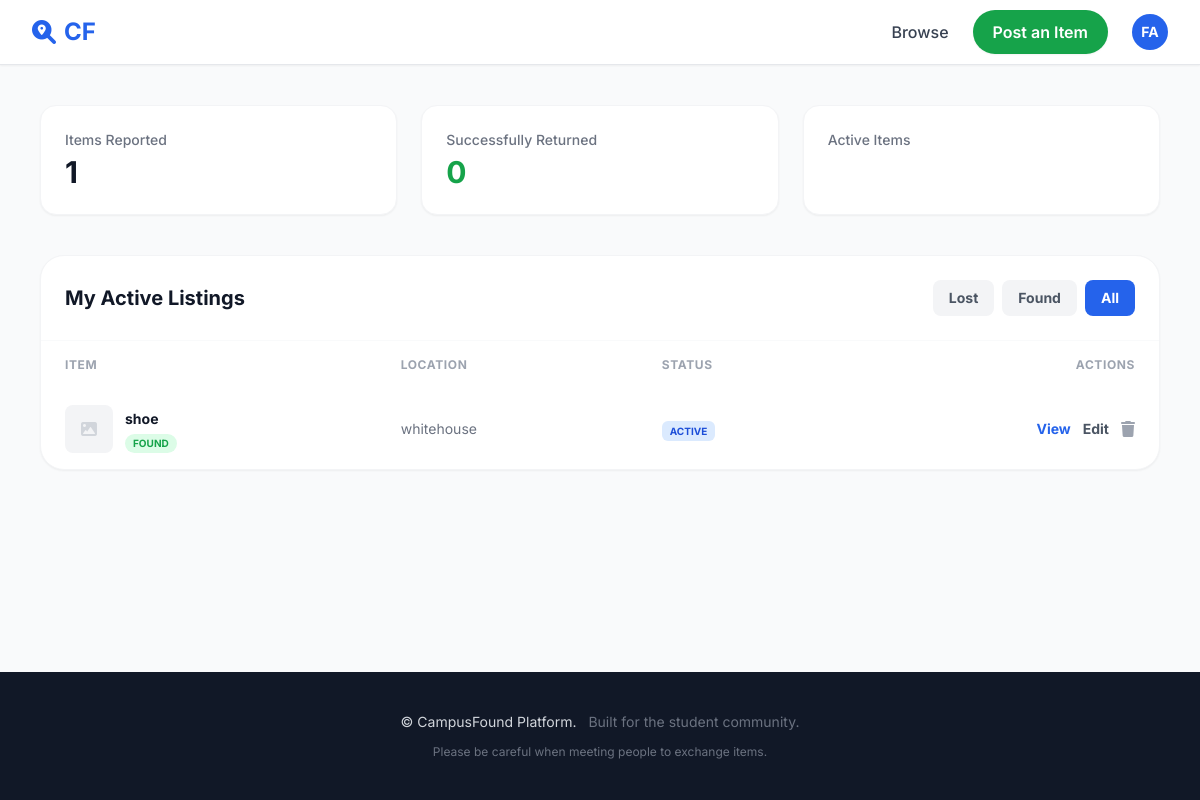
/dashboard/ (signed in), run on an earlier commit of the app's database.
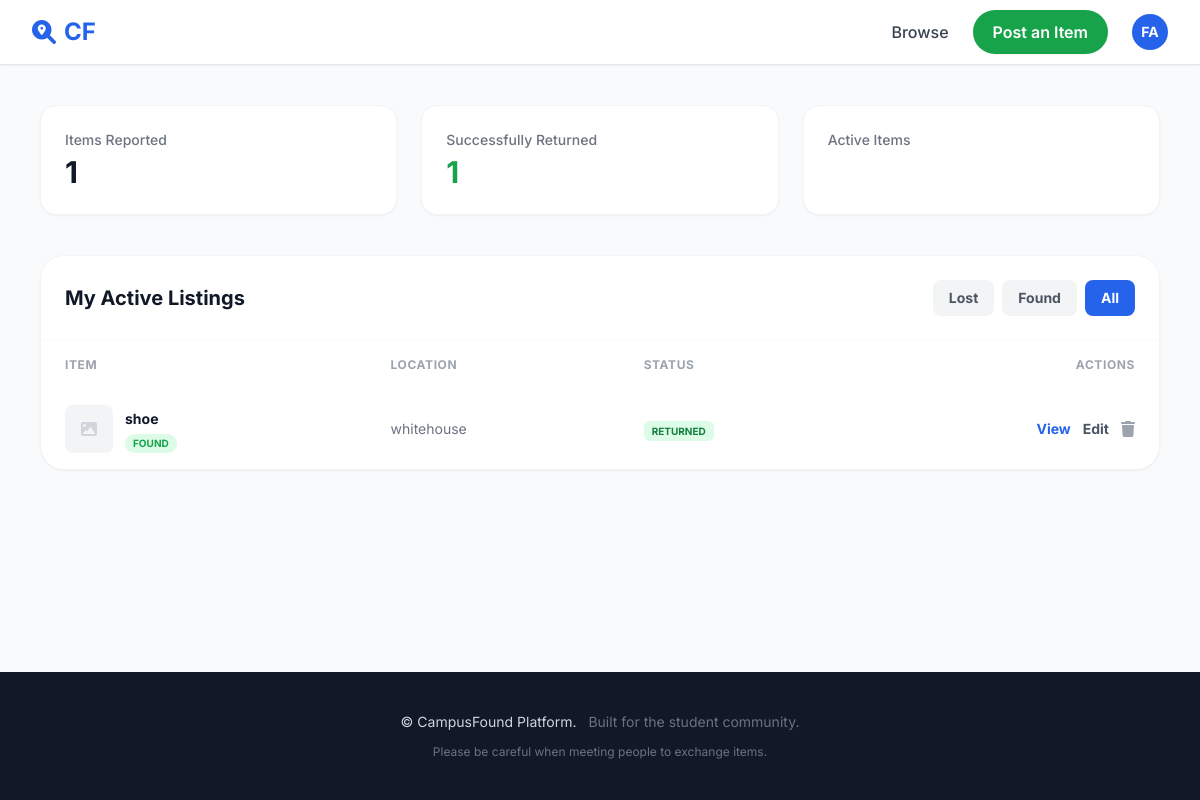
And on a later commit of the database.
### items/models.py (models this page shows, shortened)
class Item(models.Model):
    TYPE_CHOICES = (
        ('found', 'Found'),
        ('lost', 'Lost'),
    )
    CATEGORY_CHOICES = (
        ('Electronics', 'Electronics'),
        ('Keys', 'Keys'),
        ('Books', 'Books'),
        ('Clothing', 'Clothing'),
        ('ID/Cards', 'ID/Cards'),
        ('Bags', 'Bags'),
        ('Other', 'Other'),
    )
    CONTACT_PREFERENCE_CHOICES = (
        ('email', 'Email'),
        ('phone', 'Phone'),
        ('chat', 'In-App Chat'),
    )
    STATUS_CHOICES = (
        ('active', 'Active'),
        ('claimed', 'Claimed'),
        ('returned', 'Returned'),
    )
    poster = models.ForeignKey(User, on_delete=models.CASCADE, related_name='items')
    item_type = models.CharField(max_length=10, choices=TYPE_CHOICES)
    title = models.CharField(max_length=200)
    category = models.CharField(
        max_length=50,
        choices=CATEGORY_CHOICES,
        blank=True,
        null=True,
        help_text="Select a category"
    )
    location = models.CharField(
        max_length=200,
        blank=True,
        help_text="Type the location (e.g. Main Library, Science Cafe...)"
    )
    photo = CloudinaryField(
        'image',
        blank=True,
        null=True,
        resource_type='image',
        folder='campusfound/items',
        help_text="Upload photo of the item"
    )
    description = models.TextField(blank=True)
    created_at = models.DateTimeField(auto_now_add=True)
    date_lost = models.DateField(
        blank=True,
        null=True,
        help_text="When did you lose this item?"
    )
    reward_offered = models.CharField(
        max_length=200,
        blank=True,
        help_text="Optional: e.g. '$20 reward' or 'Coffee on me!'"
    )
    contact_preference = models.CharField(
        max_length=20,
        choices=CONTACT_PREFERENCE_CHOICES,
        default='chat',
        blank=True
    )
    verification_question = models.TextField(
        blank=True,
        help_text="Ask a question only the owner would know"
    )
    contact_info = models.CharField(
        max_length=200,
        blank=True,
        help_text="Optional: your email or WhatsApp number (e.g. whatsapp:+2348012345678)"
    )
    status = models.CharField(
        max_length=20,
        choices=STATUS_CHOICES,
        default='active'
    )
    claimed_by = models.ForeignKey(
        User,
        on_delete=models.SET_NULL,
        null=True,
        blank=True,
        related_name='claimed_items',
        help_text="User who claimed this item"
    )
    class Meta:
        ordering = ['-created_at']

### items/views.py (the view)
# urls.py: path('dashboard/', views.dashboard, name='dashboard'),
@login_required
def dashboard(request):
    filter_type = request.GET.get('filter', 'all')
    my_items = Item.objects.filter(poster=request.user)
    if filter_type in ['lost', 'found']:
        my_items = my_items.filter(item_type=filter_type)
    total_items = Item.objects.filter(poster=request.user).count()
    returned_items = Item.objects.filter(poster=request.user, status='returned').count()
    active_chats = 0  # No chat system anymore
    items_to_review = Item.objects.filter(
        claimed_by=request.user,
        status='returned'
    ).exclude(
        reviews__reviewer=request.user
    )
    context = {
        'my_items': my_items,
        'total_items': total_items,
        'returned_items': returned_items,
        'active_chats': active_chats,
        'current_filter': filter_type,
        'items_to_review': items_to_review,  # NEW
    }
    return render(request, 'dashboard.html', context)

### chats/context_processors.py (called while the page is built)
def unread_messages(request):
    if request.user.is_authenticated:
        conversations = Conversation.objects.filter(
            Q(sender=request.user) | Q(receiver=request.user)
        )
        unread_count = Message.objects.filter(
            conversation__in=conversations,
            is_read=False
        ).exclude(sender=request.user).count()
        return {'unread_messages_count': unread_count}
    return {'unread_messages_count': 0}

### templates/dashboard.html (shortened to what the changed rows need)
{% extends 'base.html' %}
{% block content %}
<main class="max-w-6xl mx-auto px-4 py-10">
    <div class="grid grid-cols-1 md:grid-cols-3 gap-6 mb-10">
        <div class="bg-white p-6 rounded-2xl border border-gray-100 shadow-sm">
            <p class="text-gray-500 text-sm font-medium">Successfully Returned</p>
            <h3 class="text-3xl font-bold mt-1 text-green-600">{{ returned_items }}</h3>
        </div>
    </div>
    <div class="bg-white rounded-3xl border border-gray-100 shadow-sm overflow-hidden">
        <div class="p-6 border-b border-gray-50 flex flex-col sm:flex-row justify-between items-start sm:items-center gap-4">
            <h2 class="text-xl font-bold">My Active Listings</h2>
        </div>
        {% if my_items %}
            <div class="hidden md:block overflow-x-auto">
                <table class="w-full text-left">
                    <thead>
                        <tr class="text-gray-400 text-xs uppercase tracking-wider">
                            <th class="px-6 py-4">Item</th>
                            <th class="px-6 py-4">Location</th>
                            <th class="px-6 py-4">Status</th>
                            <th class="px-6 py-4 text-right">Actions</th>
                        </tr>
                    </thead>
                    <tbody class="divide-y divide-gray-50">
                        {% for item in my_items %}
                            <tr class="hover:bg-gray-50 transition">
                                <td class="px-6 py-4">
                                    <div class="flex items-center">
                                        <div class="w-12 h-12 rounded-lg bg-gray-100 mr-3 overflow-hidden flex-shrink-0">
                                            {% if item.photo %}
                                                <img src="{{ item.photo.url }}" class="w-full h-full object-cover" alt="{{ item.title }}">
                                            {% else %}
                                                <div class="w-full h-full flex items-center justify-center">
                                                    <i class="fa-solid fa-image text-gray-300"></i>
                                                </div>
                                            {% endif %}
                                        </div>
                                        <div>
                                            <span class="font-bold text-sm">{{ item.title }}</span>
                                            <div class="flex items-center gap-2 mt-1">
                                                {% if item.item_type == 'lost' %}
                                                    <span class="text-[10px] bg-red-100 text-red-600 px-2 py-0.5 rounded-full font-bold uppercase">Lost</span>
                                                {% else %}
                                                    <span class="text-[10px] bg-green-100 text-green-600 px-2 py-0.5 rounded-full font-bold uppercase">Found</span>
                                                {% endif %}
                                            </div>
                                        </div>
                                    </div>
                                </td>
                                <td class="px-6 py-4 text-sm text-gray-500">{{ item.location|default:"Not specified" }}</td>
                                <td class="px-6 py-4">
                                    {% if item.status == 'returned' %}
                                        <span class="px-2 py-1 bg-green-100 text-green-700 rounded-md text-[10px] font-bold uppercase">Returned</span>
                                    {% elif item.status == 'claimed' %}
                                        <span class="px-2 py-1 bg-yellow-100 text-yellow-700 rounded-md text-[10px] font-bold uppercase">Claimed</span>
                                    {% else %}
                                        <span class="px-2 py-1 bg-blue-100 text-blue-700 rounded-md text-[10px] font-bold uppercase">Active</span>
                                    {% endif %}
                                </td>
                                <td class="px-6 py-4 text-right">
                                    <div class="flex justify-end items-center gap-3">
                                        <a href="{% url 'items:item_detail' item.id %}" class="text-blue-600 text-sm font-bold hover:underline">View</a>
                                        <a href="{% url 'items:edit_item' item.id %}" class="text-gray-600 text-sm font-bold hover:underline">Edit</a>
                                        <form method="post" action="{% url 'items:delete_item' item.id %}" class="inline" onsubmit="return confirm('Are you sure you want to delete this item?');">
                                            <button type="submit" class="text-gray-400 hover:text-red-500">
                                                <i class="fa-solid fa-trash"></i>
                                            </button>
                                        </form>
                                    </div>
                                </td>
                            </tr>
                        {% endfor %}
                    </tbody>
                </table>
            </div>
        {% endif %}
    </div>
</main>
{% endblock %}

What changed in the data, as far as the page shows it:
changed Item "shoe": status "ACTIVE" → "RETURNED"
Also different on the page:
{{ returned_items }}: "0" → "1"
